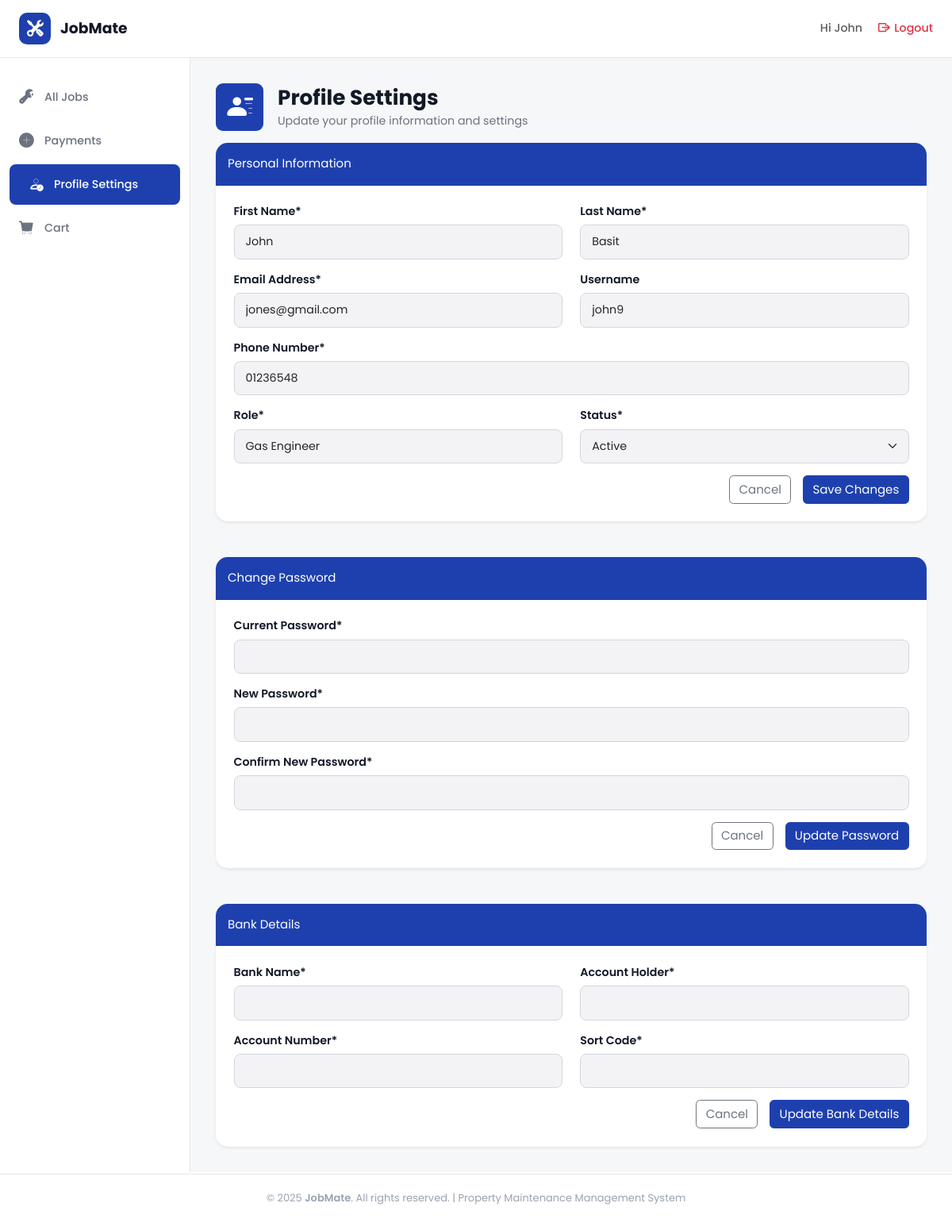
The app's page /users/profile_settings/ (signed in), older data.
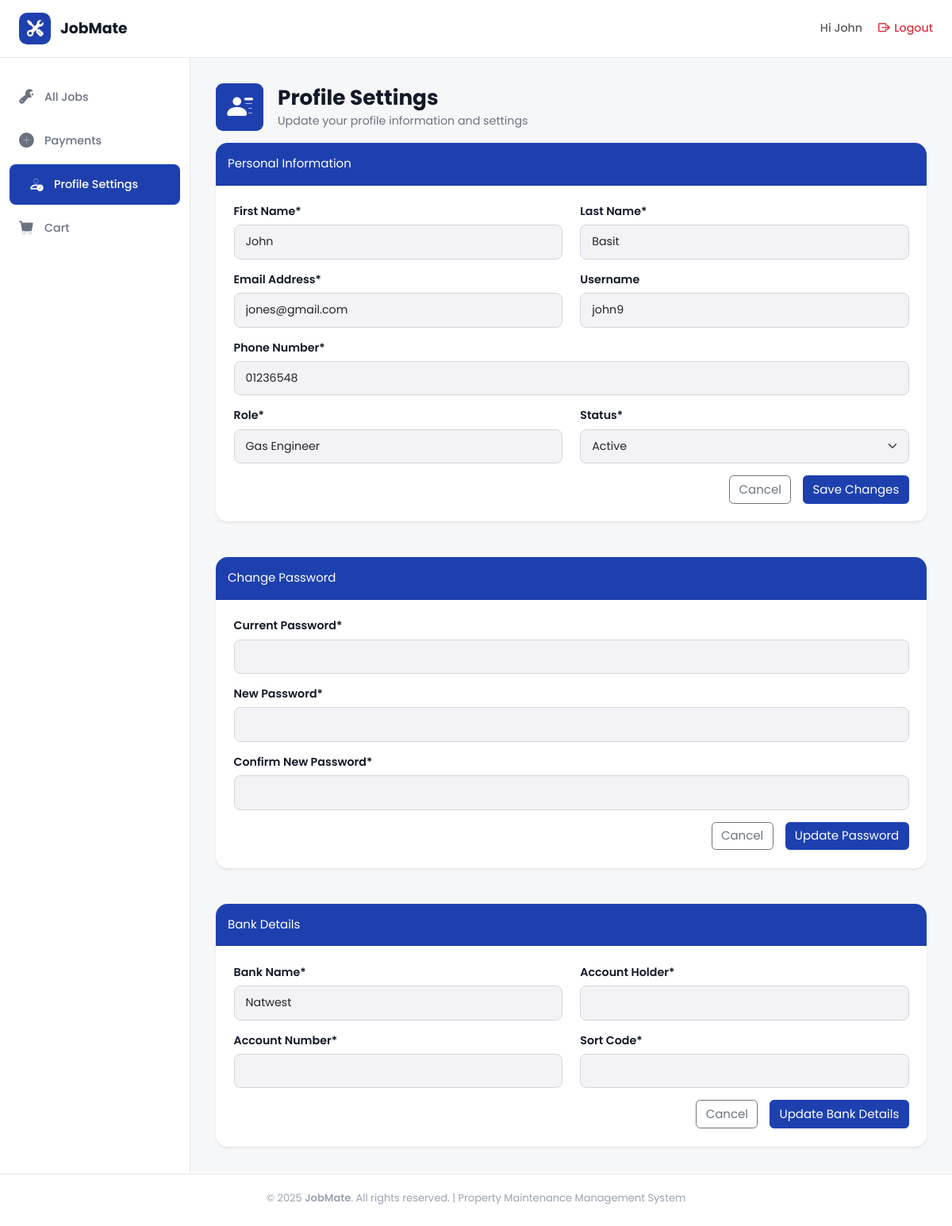
The same page, newer data.
### users/models.py (models this page shows, shortened)
class Profile(models.Model):
    ROLE_CHOICES = [
        ('admin', 'Admin'),
        ('gas_engineer', 'Gas Engineer'),
        ('plumber', 'Plumber'),
        ('electrcian', 'Electrician'),
        ('carpenter', 'Carpenter'),
        ('handy_person', 'Handy Person'),
    ]
    STATUS_CHOICES = [
        ("pending", "Pending"),
        ("active", "Active"),
        ("in_active", "In-Active"),
        ("left", "Left"),
    ]
    user = models.OneToOneField(User, on_delete=models.CASCADE)
    phone_number = models.CharField(
        max_length=20,
        blank=False,
    )
    role = models.CharField(
        max_length=20,
        choices=ROLE_CHOICES,
        default='Select Your Job Role'
    )
    status = models.CharField(
        max_length=20,
        choices=STATUS_CHOICES,
        default="active"
    )
    bank_name = models.CharField(
        max_length=100,
        blank=True,
        null=True
    )
    account_holder = models.CharField(
        max_length=100,
        blank=True,
        null=True
    )
    account_number = models.CharField(
        max_length=20,
        blank=True,
        null=True
    )
    sort_code = models.CharField(
        max_length=20,
        blank=True,
        null=True
    )
    created_at = models.DateTimeField(auto_now_add=True)

### users/views.py (the view, shortened to what this page needs)
# urls.py: path('profile_settings/', views.profile_settings, name='profile_settings'),
@login_required
def profile_settings(request, profile_id=None):
    profile_owner = request.user
    if profile_id is not None:
        if request.user.profile.role != "Admin":
            messages.error(request, "You do not have permission to view this profile.")
            return redirect("users:profile_settings")
        profile_owner = get_object_or_404(User, id=profile_id)
    profile = profile_owner.profile
    if request.method == "POST" and "submit_personal" in request.POST:
        personal_form = ProfileForm(request.POST, instance=profile)
        bank_form = BankDetailsForm(instance=profile)
        password_form = PasswordChangeForm(request.user)
        if personal_form.is_valid():
            personal_form.save()
            messages.success(request, 'Your profile was successfully updated!')
            if request.user.profile.role != "Admin":
                return redirect("users:profile_settings")
            else:
                return redirect("users:profile_settings", profile_id=profile_owner.id) # If admin updates profile then stay on the same profile id page
    else:
        personal_form = ProfileForm(instance=profile)
        bank_form = BankDetailsForm(instance=profile)
        password_form = PasswordChangeForm(request.user)
        for field in password_form.fields.values():
            field.widget.attrs["class"] = "form-control input"
            field.widget.attrs["placeholder"] = ""
            field.widget.attrs.pop("autofocus", None) # Remove focus when the profile page loads
    return render(
        request,
        "profile_settings.html",
        {
            "personal_form": personal_form,
            "bank_form": bank_form,
            "password_form": password_form,
            "profile_owner": profile_owner, # We need profile_owner for the admin to access the USER FIELDS
        },
    )

### users/forms/profile.py
class ProfileForm(forms.ModelForm):
    class Meta:
        model = Profile
        fields = [
            'phone_number',
            'role',
            'status',
        ]
        widgets = {
            "phone_number": forms.TextInput(attrs={"class": "form-control input"}),
            'role': forms.TextInput(attrs={'class': 'form-control input',  'readonly': 'readonly'}),
            'status': forms.Select(attrs={'class': 'form-select input', 'name': 'status_term'}),
        }

class BankDetailsForm(forms.ModelForm):
    class Meta:
        model = Profile
        fields = [
            "bank_name",
            "account_holder",
            "account_number",
            "sort_code"
        ]
        widgets = {
            'bank_name': forms.TextInput(attrs={'class': 'form-control input'}),
            'account_holder': forms.TextInput(attrs={'class': 'form-control input'}),
            'account_number': forms.TextInput(attrs={'class': 'form-control input'}),
            'sort_code': forms.TextInput(attrs={'class': 'form-control input'}),
        }

### users/templates/profile_settings.html (shortened to what the changed rows need)
{% extends "dashboard_base.html" %}
{% load static %}
{% block content %}
<div class="heading-section">
    <div class="d-flex align-items-center gap-3 mb-3">
        <div>
            <h1 class="section-title">Profile Settings</h1>
        </div>
    </div>
</div>
    <div class="card shadow-sm border-0 rounded-4 mb-5">
        <form class="card-body p-4" method="POST" action="">
            <div class="mb-3">
                <label class="form-label">Phone Number*</label>
                {{ personal_form.phone_number }}
            </div>
            <div class="row mb-3">
                <div class="col-md-6">
                    <label class="form-label">Status*</label>
                     {{ personal_form.status }}
                </div>
            </div>
        </form>
    </div>
    <div class="card shadow-sm border-0 rounded-4">
        <form class="card-body p-4" method="POST">
            <div class="row mb-3">
                <div class="col-md-6">
                    <label class="form-label">Bank Name*</label>
                    {{ bank_form.bank_name }}
                </div>
                <div class="col-md-6">
                    <label class="form-label">Account Holder*</label>
                    {{ bank_form.account_holder }}
                </div>
            </div>
            <div class="row mb-3">
                <div class="col-md-6">
                    <label class="form-label">Account Number*</label>
                    {{ bank_form.account_number }}
                </div>
                <div class="col-md-6">
                    <label class="form-label">Sort Code*</label>
                    {{ bank_form.sort_code }}
                </div>
            </div>
        </form>
    </div>
    {% endblock %}

Row changes from the older to the newer data that the page shows:
changed Profile "Active": bank_name (not shown) → "Natwest"
